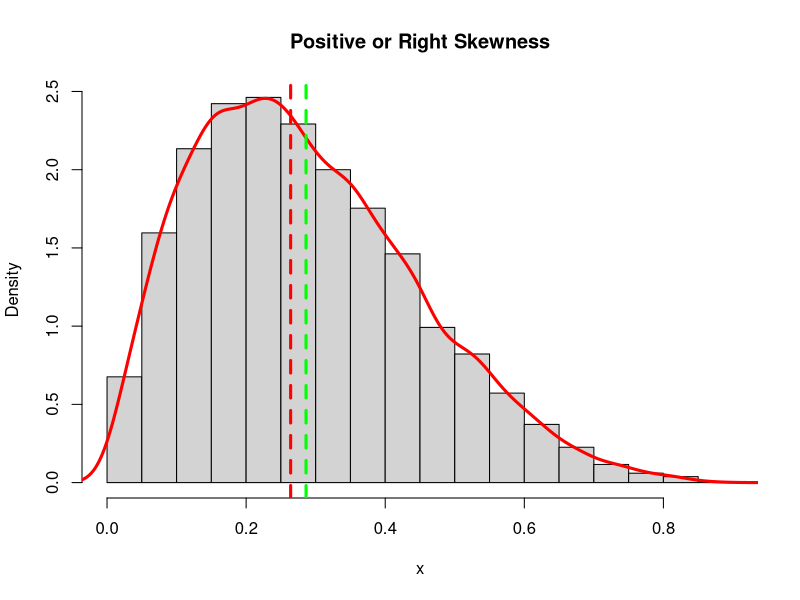
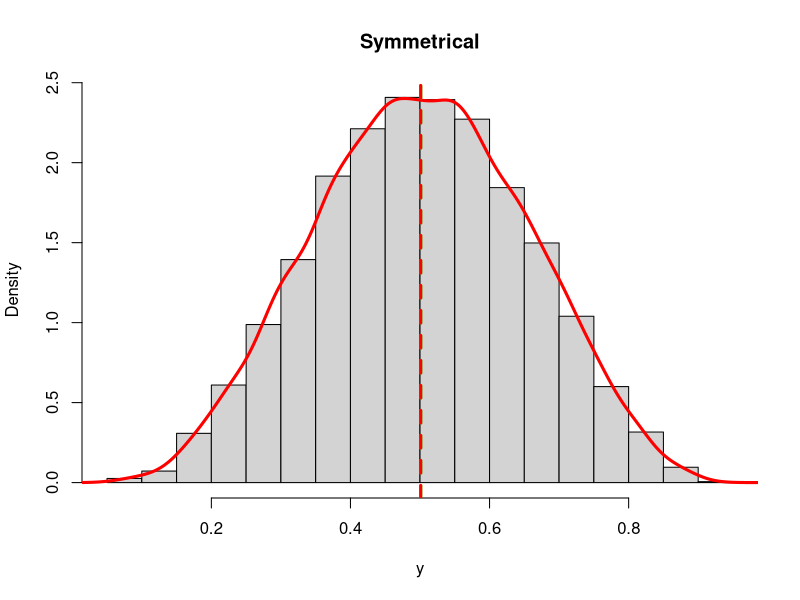
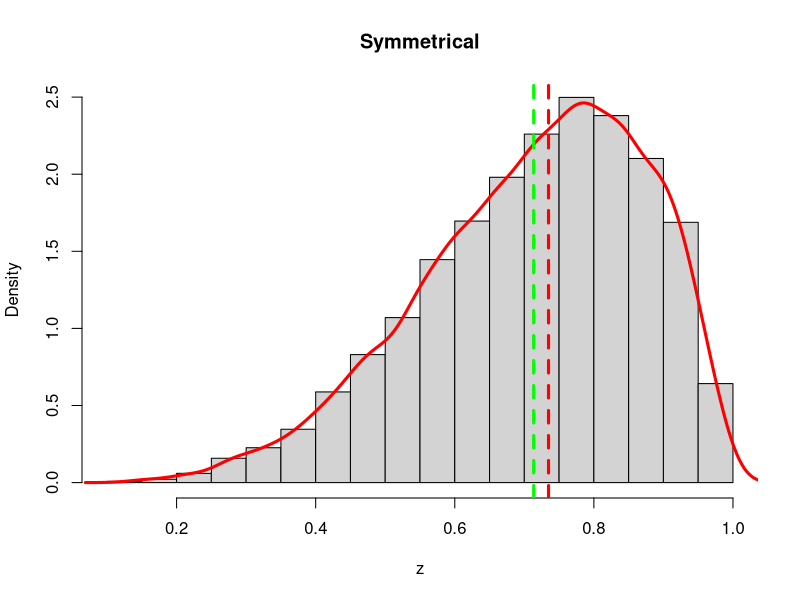
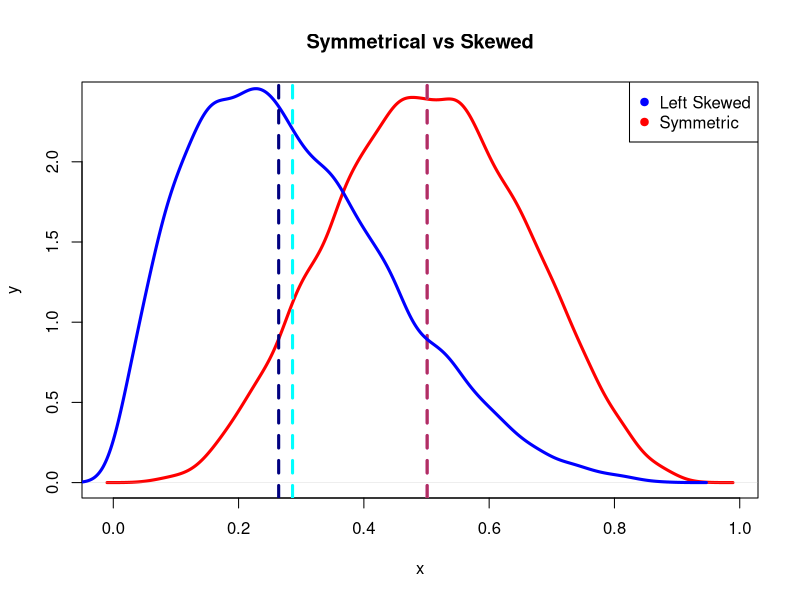

The R source for these figures, in order:
x= rbeta(10000,2,5)
hist(x, main="Positive or Right Skewness", freq=FALSE)
lines(density(x), col='red', lwd=3)
abline(v = c(mean(x),median(x)),  col=c("green", "red"), lty=c(2,2), lwd=c(3, 3))

y = rbeta(10000,5,5)
hist(y, main="Symmetrical", freq=FALSE)
lines(density(y), col='red', lwd=3)
abline(v = c(mean(y),median(y)),  col=c("green", "red"), lty=c(2,2), lwd=c(3, 3))

z = rbeta(10000,5,2)
hist(z, main="Symmetrical", freq=FALSE)
lines(density(z), col='red', lwd=3)
abline(v = c(mean(z),median(z)),  col=c("green", "red"), lty=c(2,2), lwd=c(3, 3))

png("./viz_out/normvsskew.png", units="in", width=8.9, height=5, res=300)
plot(density(y), col = "red", main="Symmetrical vs Skewed", lwd = 3, xlab = "x", ylab = "y")
abline(v = c(mean(y),median(y)),  col=c("violet", "maroon"), lty=c(2,2), lwd=c(3, 3))
lines(density(x), col = "blue", lwd = 3)
abline(v = c(mean(x),median(x)),  col=c("cyan", "navy"), lty=c(2,2), lwd=c(3, 3))
legend("topright", legend = c("Left Skewed", "Symmetric"), col = c("blue", "red"), pch = 19)
dev.off()
